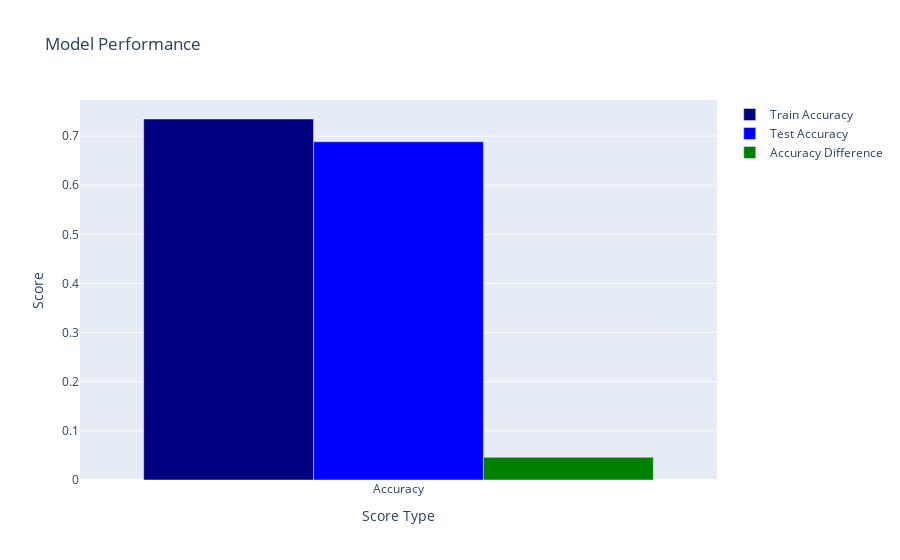

Source (notebook cell):
### Code cell
from catboost import CatBoostClassifier
from sklearn.model_selection import GridSearchCV

# Define hyperparameters to tune
param_grid = {
    'depth': [2],
    'l2_leaf_reg': [36],
    'border_count': [32],
    'boosting_type': ['Ordered'],
    'random_strength': [0.3, 0.5],
    'learning_rate': [0.02, 0.03],
    'iterations': [2000, 3000],
}

# Create a CatBoost regressor
clf = CatBoostClassifier(loss_function='MultiClass', eval_metric='Accuracy', random_seed=42, verbose=250)

# Grid Search with cross-validation
grid_search = GridSearchCV(estimator=clf, param_grid=param_grid, n_jobs=2)
grid_search.fit(df_x_select, df_y, eval_set=(df_test_x_select, df_test_y))

# Print best hyperparameters and corresponding score
print("Best parameters:", grid_search.best_params_)
print("Best score:", grid_search.best_score_)

# Train final model with best hyperparameters on entire dataset
best_clf = CatBoostClassifier(loss_function='MultiClass', eval_metric='Accuracy', random_seed=42, verbose=250, **grid_search.best_params_)
best_clf.fit(df_x_select, df_y)

# Print the training accuracy score
cat_train_score = best_clf.score(df_x_select, df_y)
print('CatBoost Train Accuracy Score: {0}'.format(cat_train_score))

# Save the model
pickle.dump(best_clf, open('models/cat_hyper.pkl', 'wb'))

# Make predictions
cat_pred = best_clf.predict(df_test_x_select)

# Calculate the accuracy score
cat_score = accuracy_score(df_test_y, cat_pred)
print('CatBoost Accuracy Score: {0}'.format(cat_score))

# Print the confusion matrix
print('Confusion Matrix')
print(confusion_matrix(df_test_y, cat_pred))

# Print the classification report
print('Classification Report')
print(classification_report(df_test_y, cat_pred))

# Display the scores
plot_scores(cat_train_score, cat_score)


"""
Shrink model to first 1765 iterations.
Best parameters: {'boosting_type': 'Ordered', 'border_count': 32, 'depth': 2, 'iterations': 2000, 'l2_leaf_reg': 36, 'learning_rate': 0.02, 'random_strength': 0.3}
Best score: 0.7189066059225512
0:	learn: 0.6514806	total: 3.36ms	remaining: 6.72s
250:	learn: 0.7184510	total: 664ms	remaining: 4.63s
500:	learn: 0.7257403	total: 1.32s	remaining: 3.94s
750:	learn: 0.7271071	total: 1.97s	remaining: 3.28s
1000:	learn: 0.7302961	total: 2.64s	remaining: 2.63s
1250:	learn: 0.7316629	total: 3.31s	remaining: 1.98s
1500:	learn: 0.7321185	total: 3.96s	remaining: 1.32s
1750:	learn: 0.7330296	total: 4.61s	remaining: 656ms
1999:	learn: 0.7348519	total: 5.25s	remaining: 0us
CatBoost Train Accuracy Score: 0.7348519362186788
CatBoost Accuracy Score: 0.6885245901639344
    
"""

### Figure 1 — Plotly figure (JSON) as saved in the notebook; plotly's stock layout.template omitted (floating-point values rounded to 4 significant figures)
{"data": [{"marker": {"color": "navy"}, "name": "Train Accuracy", "type": "bar", "x": ["Accuracy"], "y": [0.7349]}, {"marker": {"color": "blue"}, "name": "Test Accuracy", "type": "bar", "x": ["Accuracy"], "y": [0.6885]}, {"marker": {"color": "green"}, "name": "Accuracy Difference", "type": "bar", "x": ["Accuracy"], "y": [0.04633]}], "layout": {"title": {"text": "Model Performance"}, "xaxis": {"title": {"text": "Score Type"}}, "yaxis": {"title": {"text": "Score"}}}}
